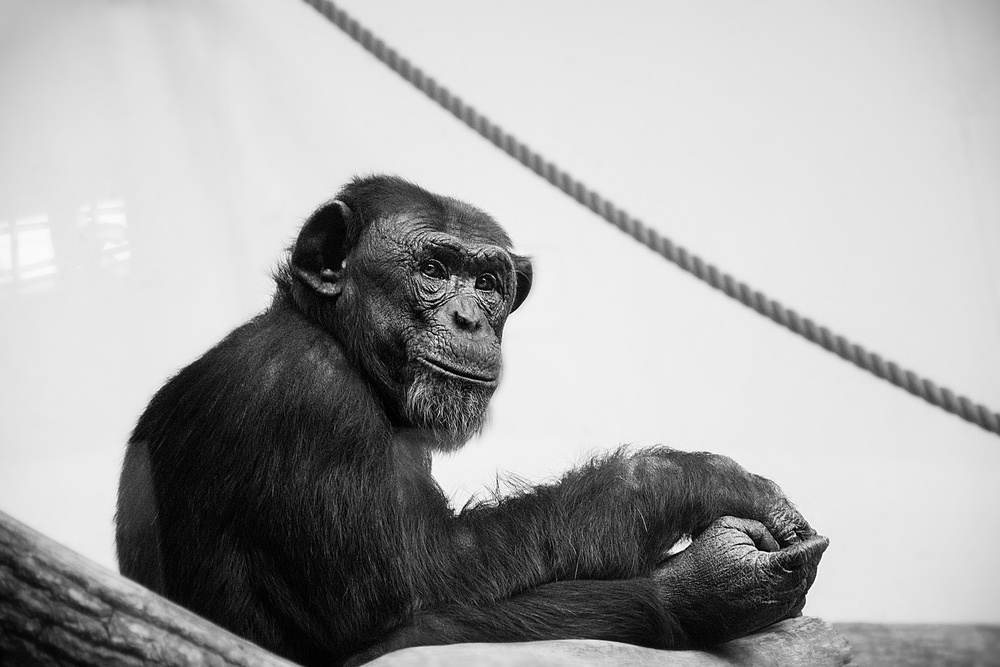
#> input picture Pointilism/Vorlage.jpg, 1000 x 667 px, shrunk from 1920 x 1280 before the run
$ python point.py
#> lines starting #> are read from the running program, lines starting #| are printed output that depends on the picture; long printed decimals are rounded
# Image Point Cloud
"""
CHAOTIC MINIMALISM
1) Creates a minimalist b&w point cloud of a given image.
TODO:
2) Draw 3 closed lines (RGB) with varying distance to give the image color (chaotic crossing? YES)
3) Give lines more texture/variaton fulidity
3) experiment with randomness
4) produce/print the artworks
"""
#====================
res = 10
mk = 5
#====================

import numpy as np
import matplotlib.pyplot as plt
import matplotlib.image as mpimg
import matplotlib.animation as animation

# load image (prepare for turning it bw)
image = np.asarray(mpimg.imread("Vorlage.jpg"))
#> image is the input picture: shape (667, 1000, 3); min 0, max 255, mean 168.1
image = image[:, :, 0]
#> image: shape (667, 1000)


# cut image so that it can be scaled down by the resolution res
while image.shape[0]%res!=0:
    image = image[:image.shape[0]-1,:]
#> this loop made 7 passes
#> pass 2, `image = image[:image.shape[0]-1,:]`:
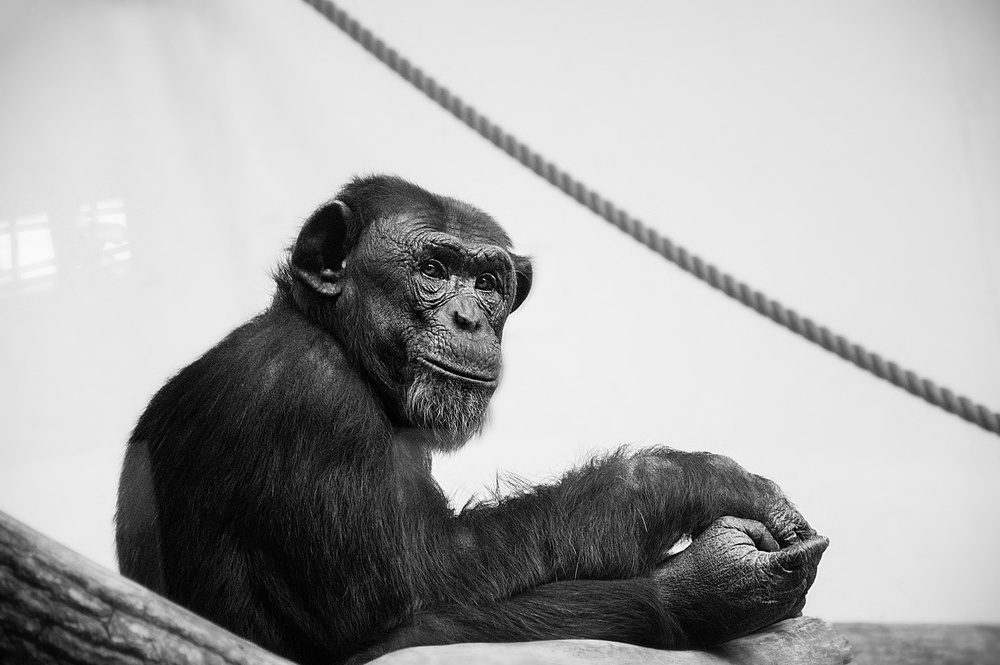
#> image: shape (665, 1000); min 0, max 255, mean 168.2
#> after the loop:
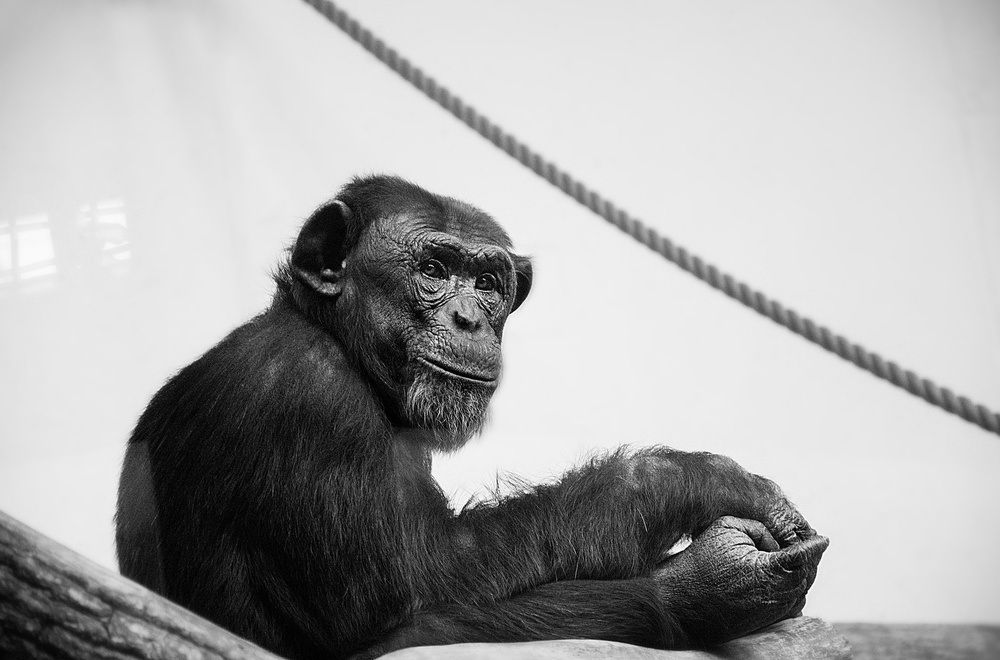
#> image: shape (660, 1000); min 0, max 255, mean 168.5
while image.shape[1]%res!=0:
    image = image[:,:image.shape[1]-1]

# subdivide image into pixels with given resolution
xmax, ymax = image.shape
#> xmax = 660; ymax = 1000
new_shape = (int(xmax/res), int(ymax/res))
#> new_shape = (66, 100)
new_image = np.zeros(new_shape)
print("Image Shape Orig: " + str(image.shape))
#| Image Shape Orig: (660, 1000)
print("Image Shape Now: " + str(new_shape))
#| Image Shape Now: (66, 100)

v_sum = 0
for x in range(xmax):
    for y in range(ymax):
        # mean image values
        v_sum += image[x,y]
        # create new image
        if y%res==0:
            v_mean = v_sum/res
            v_sum = 0
            x_pos = int((x/res))
            y_pos = int((y/res)-1)
            # create scaled image
            new_image[x_pos,y_pos] = v_mean
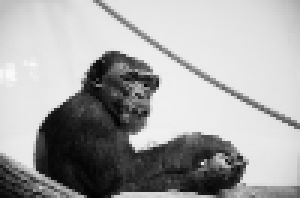
#> new_image: shape (66, 100) float64 (shown 3 times larger); min 2.5, max 249.6, mean 167.7


# show the artwork
plt.style.use("default")
plt.style.use("seaborn-dark")
plt.style.use("grayscale")
fig = plt.figure(figsize=(new_shape[1]/10,new_shape[0]/10), dpi=300, facecolor='w', edgecolor='k', frameon=False) #dpi=300
ax = plt.Axes(fig, [0., 0., 1., 1.])
ax.set_axis_off()
ax.grid()
fig.add_axes(ax)
plt.xticks([])
plt.yticks([])
def points():
    # generating dot data
    dot_image_x = []
    dot_image_y = []
    dot_value = []
    for x in range(new_image.shape[1]):
        for y in range(new_image.shape[0]):
            dot_image_x.append(x)
            dot_image_y.append(y)
            try:
                # ACHTUNG!!!: Bei .png die /255 löschen!!!
                dot_value.append(mk* np.log(1/(new_image[y,x]/255))**0.5)
            except:
                pass
#> after the loop, dot_image_x = 6600 values from 0 to 99; dot_image_y = 6600 values, max 65 at index 65, min 0 at index 0, mean 32.5; dot_value = 6600 values, max 10.75 at index 2111, min 0.732 at index 223, mean 3.36

    print(dot_value)
#| [2.736, 2.715, 2.736, 2.756, 2.712, 2.646, 2.532, 2.447, 2.411, 2.349, 2.278, 2.217, 2.176, 2.132, 2.124, 2.063, 2.031, 1.997, 1.959, 1.918, 1.903, 1.828, 1.699, 1.015, 1.000, 0.9531

    # plot the dots
    for dot in range(len(dot_image_x)):
        print("...plotting " + str(dot) + " / " + str(new_shape[0]*new_shape[1]))
        try:
            plt.plot(dot_image_x[dot], -dot_image_y[dot], "o", markersize=dot_value[dot], color="black")
        except:
            pass

points()
#plt.imshow(new_image, cmap="gray")

print("yeah!")
plt.savefig("Ergebnis_3_1.png")
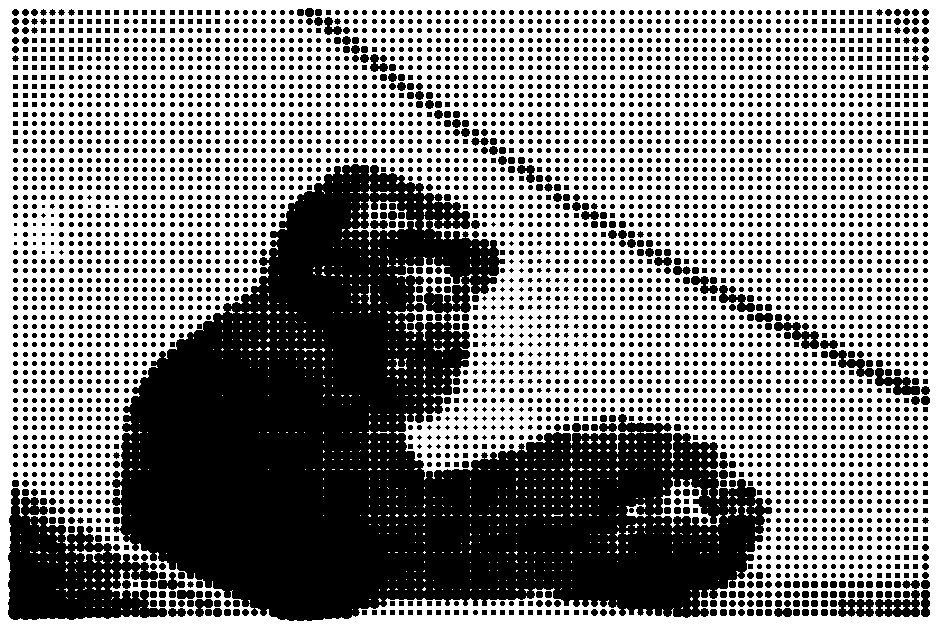
#> figure drawn by matplotlib, 1 panel

$ run again, with Pointilism/Ergebnis.png saved as Pointilism/Vorlage.jpg
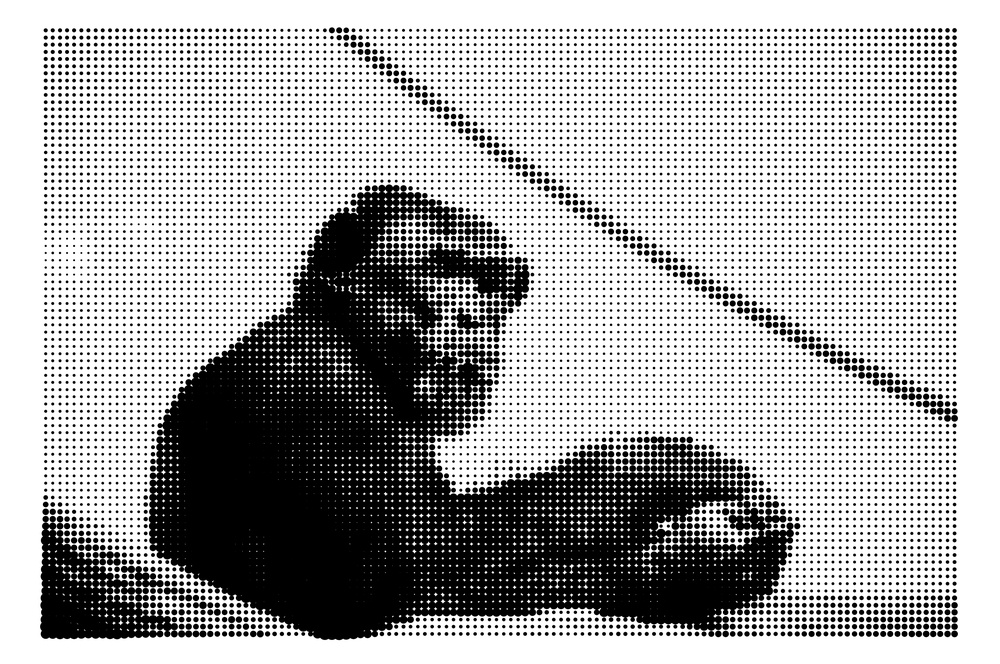
#> input picture Pointilism/Ergebnis.png, 1000 x 664 px, shrunk from 3840 x 2550 before the run
#> image is the input picture: shape (664, 1000, 3); min 0, max 255, mean 173.6
#| Image Shape Orig: (660, 1000)
#| Image Shape Now: (66, 100)
#> after the loop `for x in range(xmax):`:
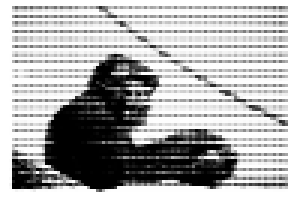
#> new_image: shape (66, 100) float64 (shown 3 times larger); min 0, max 255, mean 173.6
#> after the loop in points, `for x in range(new_image.shape[1]):`: dot_image_x = 6600 values from 0 to 99; dot_image_y = 6600 values, max 65 at index 65, min 0 at index 0, mean 32.5; dot_value = 6600 items, first 6: 0, 0, 0, 0, 0, 0
#> (printed output is left out)
#> `plt.savefig("Ergebnis_3_1.png")`:
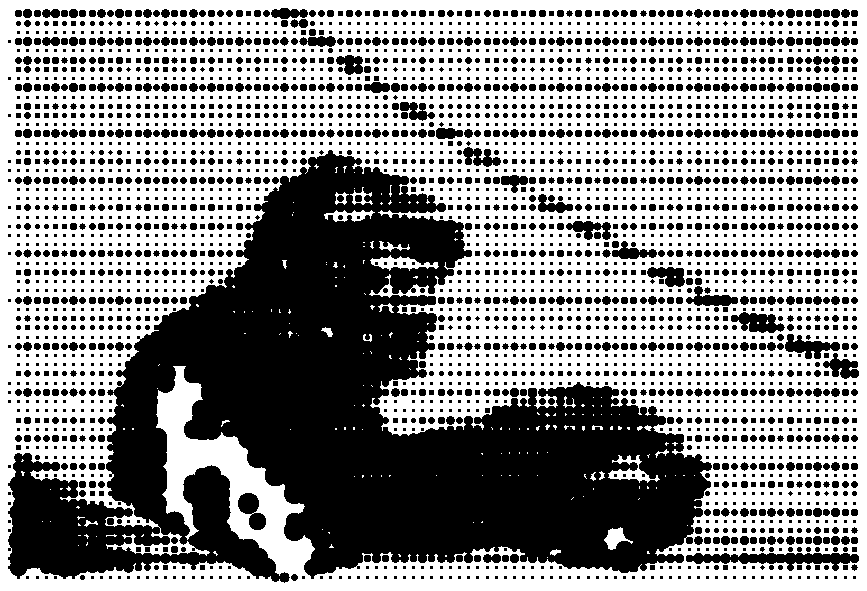
#> figure drawn by matplotlib, 1 panel

$ run again, with Pointilism/Ergebnis_2.png saved as Pointilism/Vorlage.jpg
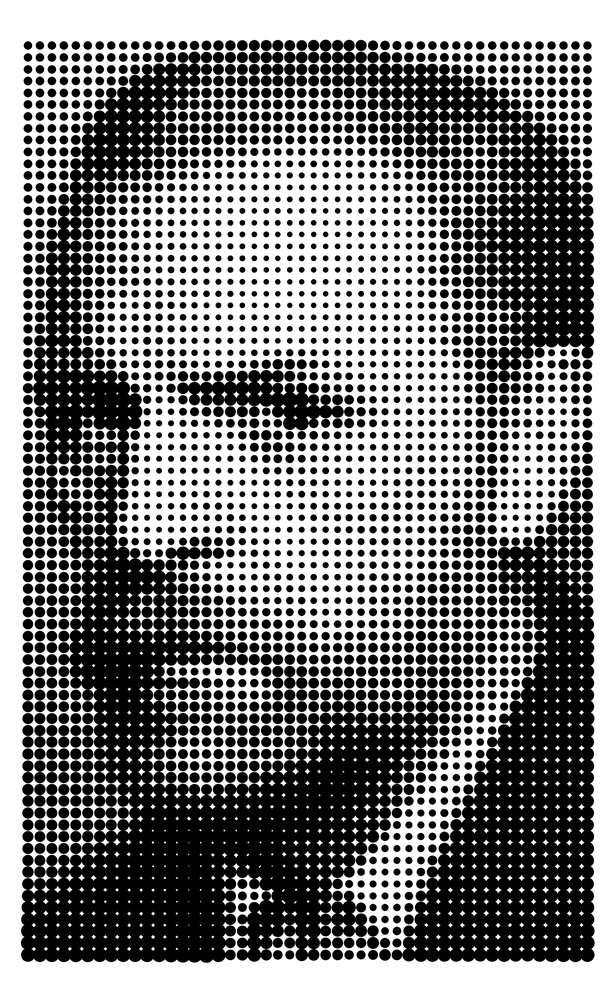
#> input picture Pointilism/Ergebnis_2.png, 615 x 1000 px, shrunk from 1440 x 2340 before the run
#> image is the input picture: shape (1000, 615, 3); min 0, max 255, mean 127.2
#| Image Shape Orig: (1000, 610)
#| Image Shape Now: (100, 61)
#> after the loop `for x in range(xmax):`:
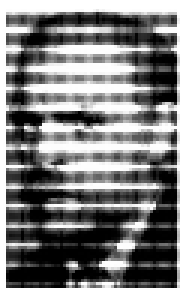
#> new_image: shape (100, 61) float64 (shown 3 times larger); min 0, max 255, mean 126.7
#> after the loop in points, `for x in range(new_image.shape[1]):`: dot_image_x = 6100 values from 0 to 60; dot_image_y = 6100 values, max 99 at index 99, min 0 at index 0, mean 49.5; dot_value = 6100 items, first 6: 0, 0, 0, 0, 0, 0
#> (printed output is left out)
#> `plt.savefig("Ergebnis_3_1.png")`:
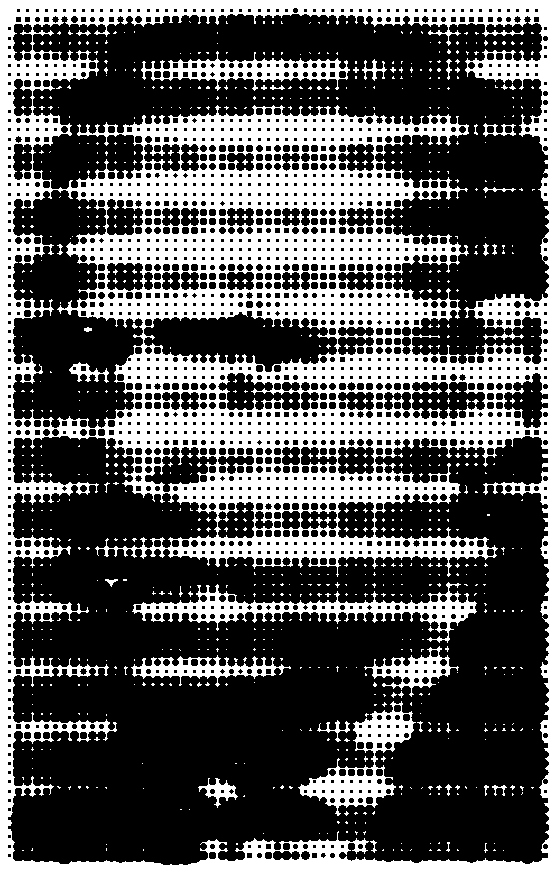
#> figure drawn by matplotlib, 1 panel
